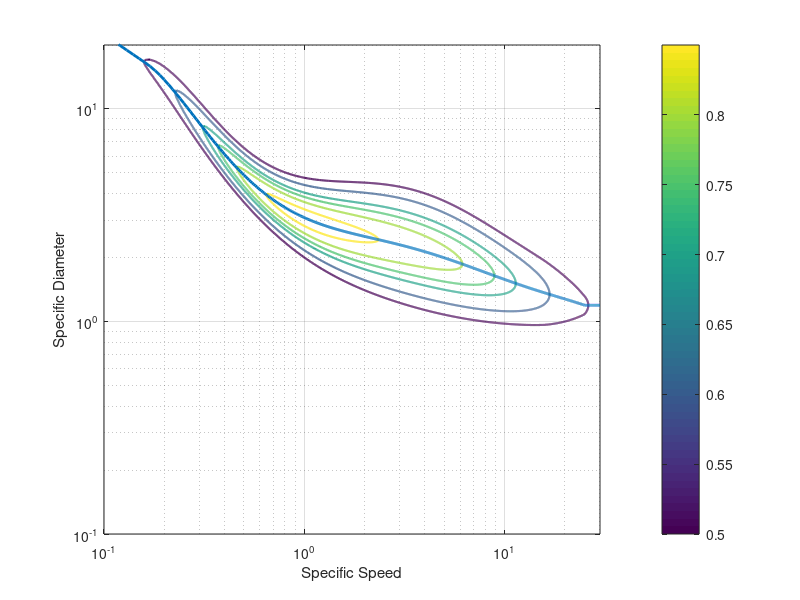

The MATLAB script that drew this image:
clear
ns=0:0.01:30;
ds=0:0.01:20;

logds=log10(ds);
logns=log10(ns);

%make ends exponential
for i=1:length(logns)
    if logns(i)>1.4
        eff_max(i)=1.745*0.4144^logns(i);
    elseif logns(i)<-0.68
        eff_max(i)=1.289*3.265^logns(i);
    else
        eff_max(i)=0.870908+0.014574*logns(i)-0.381744*logns(i)^2+0.617609*logns(i)^3-0.113082*logns(i)^4-0.564492*logns(i)^5+0.284332*logns(i)^6;
%         eff_max(i)=0.874978+0.0502756*logns(i)-0.398053*logns(i)^2+0.972215*logns(i)^3-0.59897*logns(i)^4-0.346393*logns(i)^5+0.259242*logns(i)^6;
    end
end

%less drastic change for rhs n=0.5
% for i=1:length(logns)
%     if logns(i)>1.3
%         x1=1.3;
%         slope=0.0215138-2*0.286446*x1+3*0.385698*x1^2-4*0.15606*x1^3-5*0.268875*x1^4+6*0.153681*x1^5;
%         y1=0.868229+0.0215138*x1-0.286446*x1^2+0.385698*x1^3-0.15606*x1^4-0.268875*x1^5+0.153681*x1^6;
%         eff_max(i)=slope*(logns(i)-x1)+y1;
%     elseif logns(i)<-0.8
%         x1=-0.8;
%         slope=0.0215138-2*0.286446*x1+3*0.385698*x1^2-4*0.15606*x1^3-5*0.268875*x1^4+6*0.153681*x1^5;
%         y1=0.868229+0.0215138*x1-0.286446*x1^2+0.385698*x1^3-0.15606*x1^4-0.268875*x1^5+0.153681*x1^6;
%         eff_max(i)=slope*(logns(i)-x1)+y1;
%     else
%         eff_max(i)=0.868229+0.0215138*logns(i)-0.286446*logns(i)^2+0.385698*logns(i)^3-0.15606*logns(i)^4-0.268875*logns(i)^5+0.153681*logns(i)^6;
%     end
% end

%change a couple of data points
% for i=1:length(logns);
%     if logns(i)>1.3
%         x1=1.3;
%         slope=0.0203729-2*0.282933*x1+3*0.392736*x1^2-4*0.166823*x1^3-5*0.276637*x1^4+6*0.162495*x1^5;
%         y1=0.86803+0.0203729*x1-0.282933*x1^2+0.392736*x1^3-0.166823*x1^4-0.276637*x1^5+0.162495*x1^6;
%         eff_max(i)=slope*(logns(i)-x1)+y1;
%     elseif logns(i)<-0.8
%         x1=-0.8;
%         slope=0.0203729-2*0.282933*x1+3*0.392736*x1^2-4*0.166823*x1^3-5*0.276637*x1^4+6*0.162495*x1^5;
%         y1=0.86803+0.0203729*x1-0.282933*x1^2+0.392736*x1^3-0.166823*x1^4-0.276637*x1^5+0.162495*x1^6;
%         eff_max(i)=slope*(logns(i)-x1)+y1;
%     else
%         eff_max(i)=0.86803+0.0203729*logns(i)-0.282933*logns(i)^2+0.392736*logns(i)^3-0.166823*logns(i)^4-0.276637*logns(i)^5+0.162495*logns(i)^6;
%     end
% end

%original polynomial
% for i=1:length(logns);
%     if logns(i)>1.3
%         x1=1.3;
%         slope=0.0158396-2*0.259682*x1+3*0.427754*x1^2-4*0.229594*x1^3-5*0.320418*x1^4+6*0.205*x1^5;
%         y1=0.866727+0.0158396*x1-0.259682*x1^2+0.427754*x1^3-0.229594*x1^4-0.320418*x1^5+0.205*x1^6;
%         eff_max(i)=slope*(logns(i)-x1)+y1;
%     elseif logns(i)<-0.8
%         x1=-0.8;
%         slope=0.0158396-2*0.259682*x1+3*0.427754*x1^2-4*0.229594*x1^3-5*0.320418*x1^4+6*0.205*x1^5;
%         y1=0.866727+0.0158396*x1-0.259682*x1^2+0.427754*x1^3-0.229594*x1^4-0.320418*x1^5+0.205*x1^6;
%         eff_max(i)=slope*(logns(i)-x1)+y1;
%     else
%         eff_max(i)=0.866727+0.0158396*logns(i)-0.259682*logns(i)^2+0.427754*logns(i)^3-0.229594*logns(i)^4-0.320418*logns(i)^5+0.205*logns(i)^6;
%     end
% end

%gaussian
% eff_max=0.8868*exp(-(logns-0.2312).^2/1.554^2);

%polynomial
%eff_max=0.8646+0.1369*logns-0.3001*logns.^2;

%attempt to adjust axes to get added data points to be more accurate
for i=1:length(logns)
    if logns(i)>1.4
        x1=1.4;
        middle(i)=0.488977-0.426379*x1+0.638746*x1^2-0.637014*x1^3-0.249812*x1^4+0.580012*x1^5-0.196472*x1^6;
    elseif logns(i)<-0.79
        middle(i)=-0.643301783584803*logns(i)+0.706787306595485;
%         x1=-0.79;
%         slope=-0.426379+2*0.638746*x1-3*0.637014*x1^2-4*0.249812*x1^3+5*0.580012*x1^4-6*0.196472*x1^5;
%         y1=0.488977-0.426379*x1+0.638746*x1^2-0.637014*x1^3-0.249812*x1^4+0.580012*x1^5-0.196472*x1^6;
%         middle(i)=slope*(logns(i)-x1)+y1;
    else
        middle(i)=0.488977-0.426379*logns(i)+0.638746*logns(i)^2-0.637014*logns(i)^3-0.249812*logns(i)^4+0.580012*logns(i)^5-0.196472*logns(i)^6;
        
    end
end

% with correct added data points
% for i=1:length(logns);
%     if logns(i)>1.3
%         x1=1.3;
%         slope=-0.356504+2*0.343326*x1-3*0.527476*x1^2+4*0.0686514*x1^3+5*0.343959*x1^4-6*0.171734*x1^5;
%         y1=0.521941-0.356504*x1+0.343326*x1^2-0.527476*x1^3+0.0686514*x1^4+0.343959*x1^5-0.171734*x1^6;
%         middle(i)=slope*(logns(i)-x1)+y1;
%     elseif logns(i)<-0.8
%         x1=-0.8;
%         slope=-0.356504+2*0.343326*x1-3*0.527476*x1^2+4*0.0686514*x1^3+5*0.343959*x1^4-6*0.171734*x1^5;
%         y1=0.521941-0.356504*x1+0.343326*x1^2-0.527476*x1^3+0.0686514*x1^4+0.343959*x1^5-0.171734*x1^6;
%         middle(i)=slope*(logns(i)-x1)+y1;
%     else
%         middle(i)=0.521941-0.356504*logns(i)+0.343326*logns(i)^2-0.527476*logns(i)^3+0.0686514*logns(i)^4+0.343959*logns(i)^5-0.171734*logns(i)^6;
%     end
% end


% for i=1:length(logns);
%     if logns(i)>1.5
%         middle(i)=0.5508-0.5392*1.5+0.1907*1.5^2;
%     elseif logns(i)<-1
%         middle(i)=-0.9206*logns(i)+0.5508;
%     else
%         middle(i)=0.5508-0.5392*logns(i)+0.1907*logns(i)^2;
%     end
% end

for i=1:length(logns)
    if logns(i)>1.2
        stdeviation(i)=0.330576742720000;
    elseif logns(i)<-0.85
        stdeviation(i)=0.134142426375164;
    else
        stdeviation(i)=0.251641+0.317814*logns(i)+0.1485*logns(i)^2-0.562636*logns(i)^3-0.130096*logns(i)^4+0.428757*logns(i)^5-0.114255*logns(i)^6;

    end
end

lns=length(ns);
lds=length(ds);


% efficiency=eff_max.*exp(-(logds(50)-middle).^2./stdeviation.^2)

efficiency=zeros(lds,lns);
for j=1:lds
    efficiency(j,:)=eff_max.*exp(-(logds(j)-middle).^2./stdeviation.^2);
end

figure
v=[0.5, 0.6, 0.7, 0.75, 0.8, 0.85];
contour(ns,ds,efficiency,v,'LineWidth',1.5)
% contour(ns,ds,efficiency,v,'LineWidth',1.5,'LineStyle','none')
xlim([0.1 30]);
ylim([0.1 20]);
xlabel('Specific Speed')
ylabel('Specific Diameter')
colorbar
set(gca, 'YScale', 'log') 
set(gca, 'XScale', 'log')
grid on

%%%%%% plot centerline %%%%%%%%%%%%%%%%%%%%%%%%%%%%%%%%
hold on
% ns=0.2:0.05:30;
% logns=log10(ns);

% for i=1:length(logns)
%     if logns(i)>1.4
%         x1=1.4;
%         middle(i)=0.488977-0.426379*x1+0.638746*x1^2-0.637014*x1^3-0.249812*x1^4+0.580012*x1^5-0.196472*x1^6;
%     elseif logns(i)<-0.79
%         middle(i)=-0.643301783584803*logns(i)+0.706787306595485;
% %         x1=-0.79;
% %         slope=-0.426379+2*0.638746*x1-3*0.637014*x1^2-4*0.249812*x1^3+5*0.580012*x1^4-6*0.196472*x1^5;
% %         y1=0.488977-0.426379*x1+0.638746*x1^2-0.637014*x1^3-0.249812*x1^4+0.580012*x1^5-0.196472*x1^6;
% %         middle(i)=slope*(logns(i)-x1)+y1;
%     else
%         middle(i)=0.488977-0.426379*logns(i)+0.638746*logns(i)^2-0.637014*logns(i)^3-0.249812*logns(i)^4+0.580012*logns(i)^5-0.196472*logns(i)^6;
%         
%     end
% end
pause

actualMiddle=10.^middle;
plot(ns,actualMiddle,'LineWidth',2)
xlabel('Specific Speed')
ylabel('Specific Diameter')